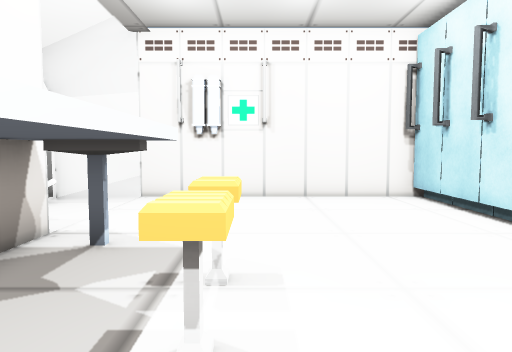
[1] (above)

16 first-person views from a walk through a 3-D level made in the Unity game engine. The camera is 1.4 m above the floor, tilts 4° down and sees 70° across. Doors are open. The floor is counted in squares, 1 m on a side. Each view is taken from the middle of a square. On the plan, view 1 faces up. The plan holds only what a view shows up to about 16 squares ahead; the rest is blank. The place goes on beyond the plan. The player is left out. Some surface patterns are stand-ins.

[2]
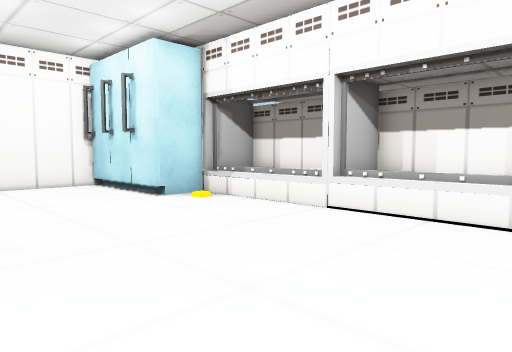

[3]
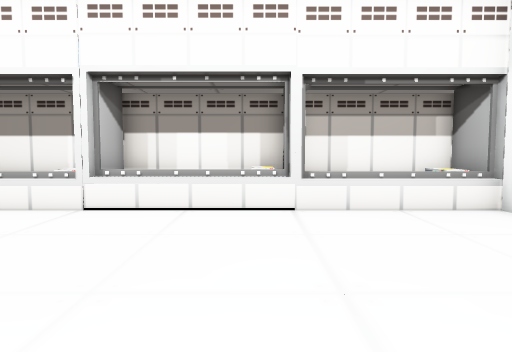

[4]
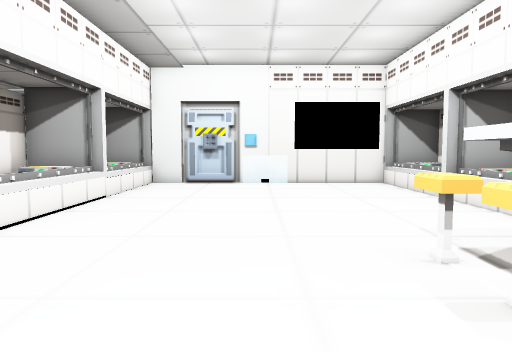

[5]
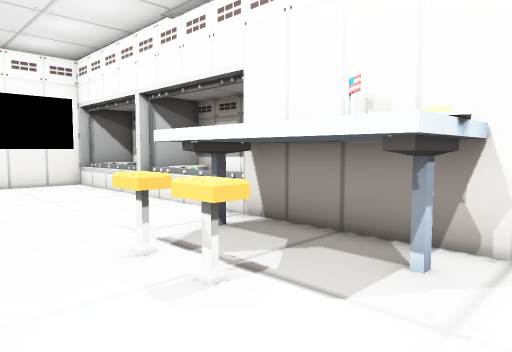

[6]
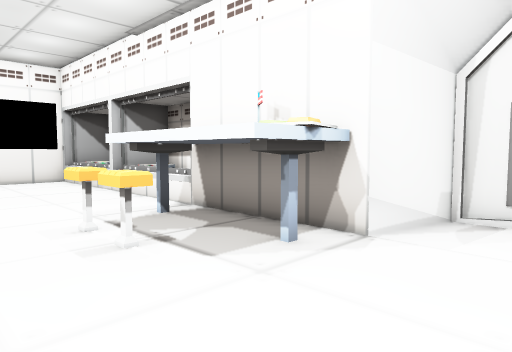

[7]
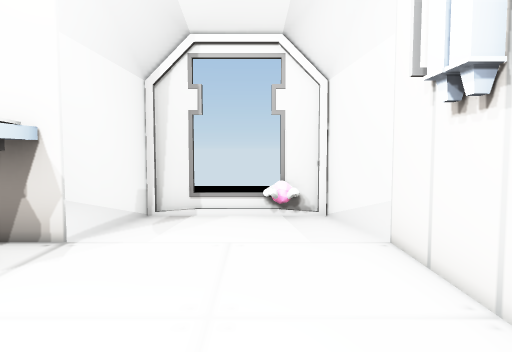

[8]
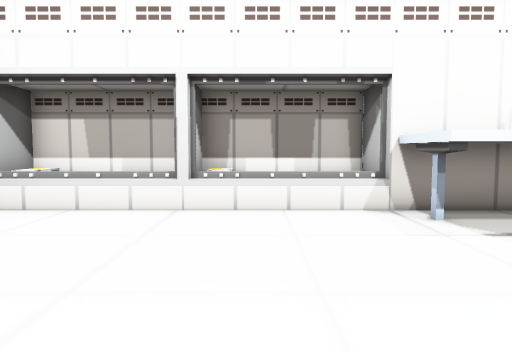

[9]
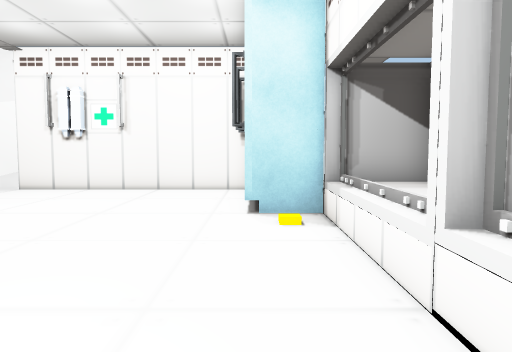

[10]
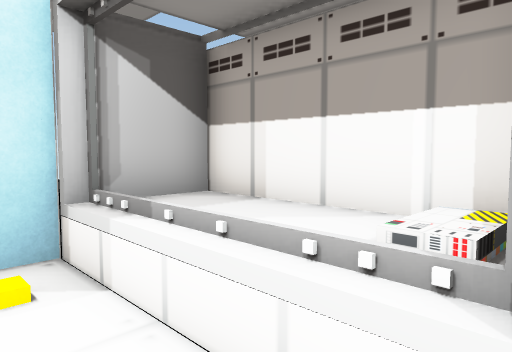

[11]
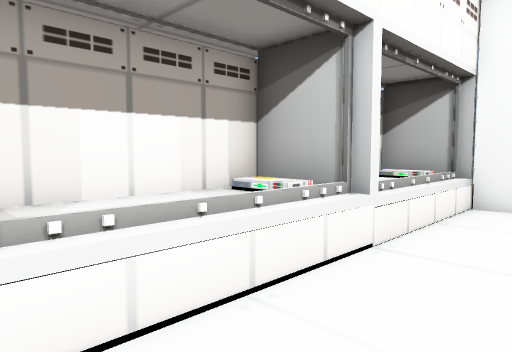

[12]
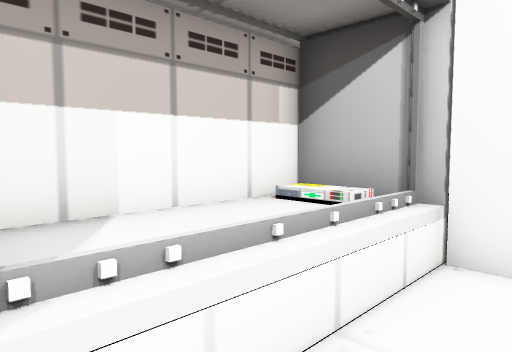

[13]
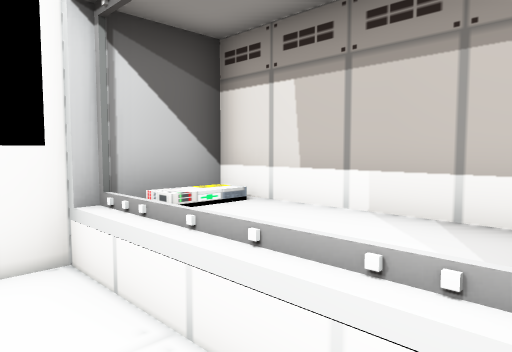

[14]
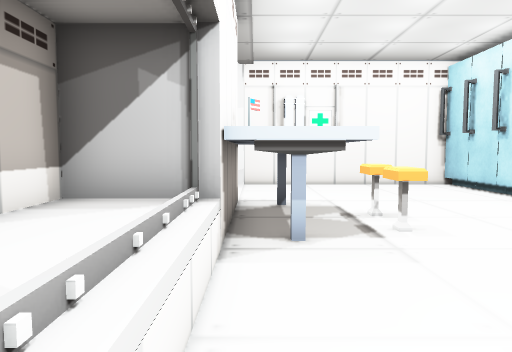

[15]
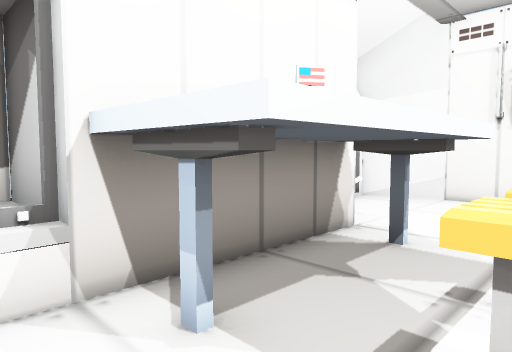

[16]
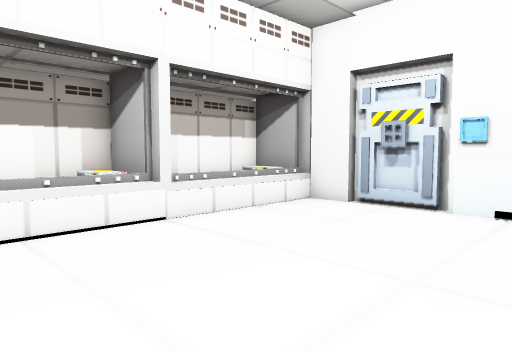

### Floor plan
Key: @ floor where view 1 was taken; # wall or solid block; . floor; D open door; = window, fence, low wall or low ledge; O other object.
Columns run from 6 left of view 1 to 9 right of it. Each row starts with its distance up from view 1.
 11 ############O
 10 O=.........#OO
  9 O..........#O
  8 D..........#O
  7 #..........#OO
  6  ##OO......#OOOO
  5   #OOO......OOO#
  4   #OOOO......OO#
  3   #OOO.......OO#
  2   #OOOO......OO#
  1 OOOOO........OO#
  0 OOO...@......OO#
 -1 OOO..........OO#
 -2 OOO..........OO#
 -3 OOO..........OO#
 -4 OOO..........OO#
 -5 OOO..........OO#
 -6 OOO..........OO#
 -7 OOO..........OO#
 -8 OOO..........OO#
 -9 OOOOOOO######OOO

Where each view was taken, in squares from view 1:
view 1: 0 up, 0 right, facing up
view 2: 4 down, 1 left, facing up-right
view 3: 3 down, 2 left, facing right
view 4: 7 up, 2 right, facing down
view 5: 7 up, 2 right, facing down-left
view 6: 9 up, 2 right, facing down-left
view 7: 9 up, 2 right, facing left
view 8: 2 down, 5 right, facing left
view 9: 2 down, 5 right, facing up
view 10: 1 up, 5 right, facing up-right
view 11: 1 up, 4 right, facing down-right
view 12: 4 down, 5 right, facing down-right
view 13: 4 down, 2 left, facing down-left
view 14: 4 down, 3 left, facing up
view 15: 0 up, 0 right, facing up-left
view 16: 0 up, 0 right, facing down-right
